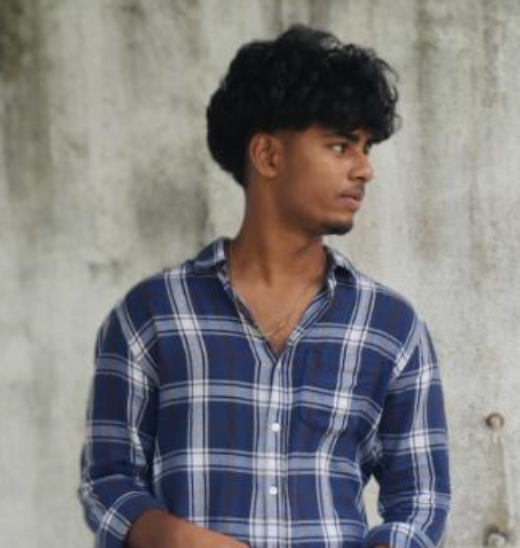
#> input picture new.png, 520 x 548 px
$ jupyter execute Untitled.ipynb   (older library calls are emulated)
#> lines starting #> are read from the running program, lines starting #| are printed output that depends on the picture; after the words box and inside, x2 and y2 are one past the last pixel; in counts of white or black regions, pixels touching at a corner belong together
# WORKSHOP 3
# CANNY EDGE-DETECTION
**Name:** GOKUL G   **Reg. No:** 212224040091  **slot** T1H15

[cell 1]
import cv2
import numpy as np
import matplotlib.pyplot as plt

[cell 2]
image = cv2.imread('new.png')
#> image is the input picture: shape (548, 520, 3); mean B, G, R 127.9, 127.6, 128.8

[cell 3]
gray_image = cv2.cvtColor(image, cv2.COLOR_BGR2GRAY)
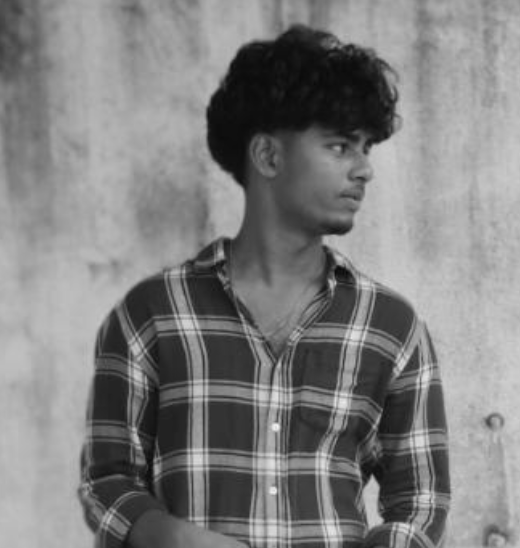
#> gray_image: shape (548, 520); min 8, max 244, mean 128

[cell 4]
sobelx  = cv2.Sobel(src = gray_image, ddepth = cv2.CV_64F, dx = 1, dy = 0, ksize = 3)
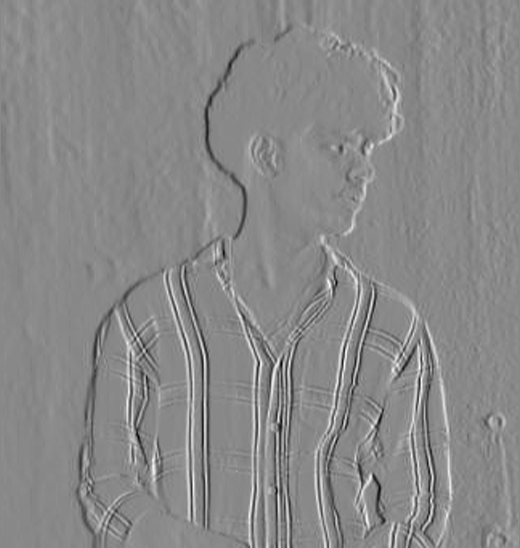
#> sobelx: shape (548, 520) float64; min -443, max 382, mean 0.5; drawn with min black and max white
sobely  = cv2.Sobel(src = gray_image, ddepth = cv2.CV_64F, dx = 0, dy = 1, ksize = 3)
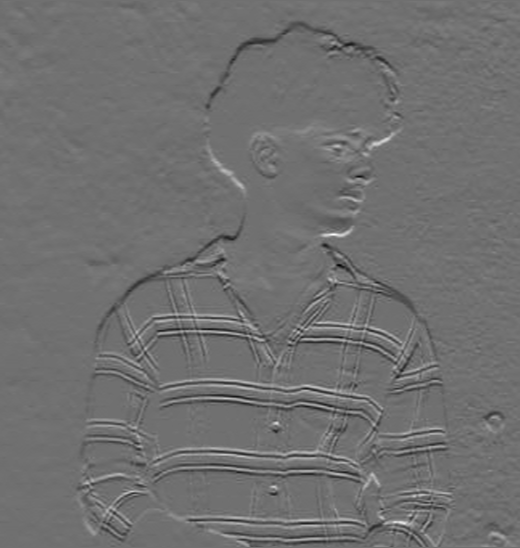
#> sobely: shape (548, 520) float64; min -376, max 476, mean -0.4; drawn with min black and max white

sobelx = cv2.Sobel(gray_image, cv2.CV_64F, 1, 0, ksize=3)  # Sobel X
sobely = cv2.Sobel(gray_image, cv2.CV_64F, 0, 1, ksize=3)  # Sobel Y
sobel_combined = cv2.magnitude(sobelx, sobely)
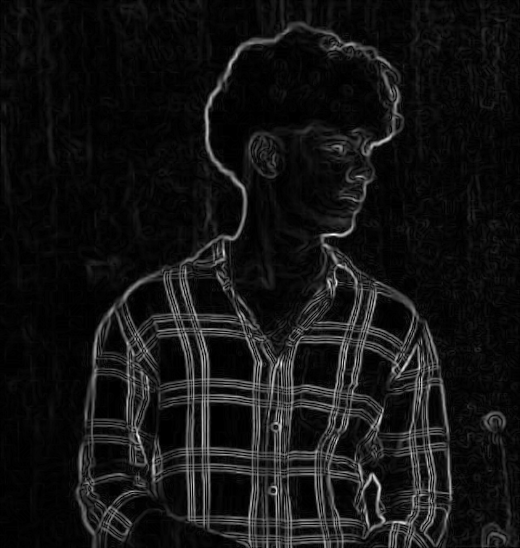
#> sobel_combined: shape (548, 520) float64; min 0, max 476.3, mean 37.9; drawn with min black and max white

[cell 5]
plt.figure(figsize = (12, 16))
plt.subplot(321); plt.axis('on'); plt.imshow(image[:,:,::-1]); plt.title('Original')
plt.subplot(322); plt.axis('on'); plt.imshow(gray_image, cmap='gray');plt.title('Grayscale')
plt.subplot(323); plt.axis('on'); plt.imshow(sobelx);plt.title('Sobel-X Edge Map')
plt.subplot(324); plt.axis('on'); plt.imshow(sobely);plt.title('Sobel-Y Edge Map');
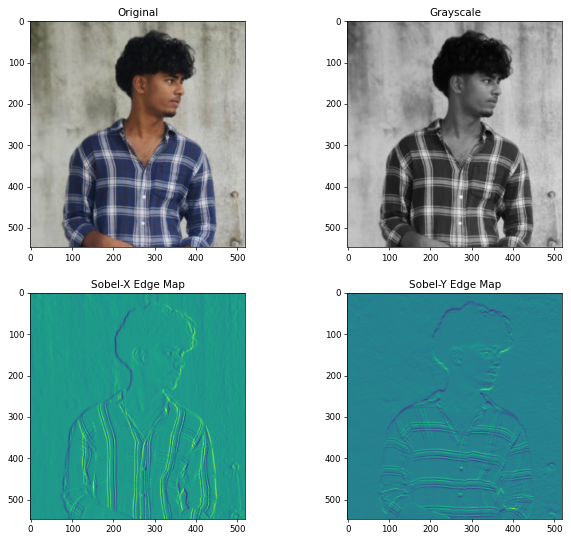
#> figure drawn by matplotlib, 4 panels

[cell 6]
plt.figure(figsize = (12, 16))
plt.axis('off'); plt.imshow(sobel_combined, cmap='gray' ); plt.title('sobel_combined ');

[cell 7]
gray_image = cv2.cvtColor(image, cv2.COLOR_BGR2GRAY)

[cell 8]
laplacian = cv2.Laplacian(gray_image, cv2.CV_64F)
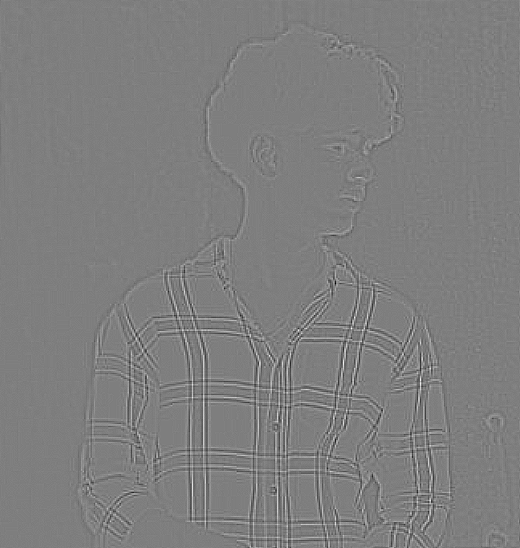
#> laplacian: shape (548, 520) float64; min -126, max 127, mean 0; drawn with min black and max white

[cell 9]
plt.figure(figsize = (12, 16))
plt.subplot(121); plt.axis('off'); plt.imshow(gray_image, cmap='gray'); plt.title('Inputimage (Gray Image)')
plt.subplot(122);plt.imshow(laplacian, cmap='gray');plt.axis('off'); plt.title('Output Image (laplacian)');

[cell 10]
import cv2
import matplotlib.pyplot as plt

img = cv2.imread('new.png')
img_gray = cv2.cvtColor(img, cv2.COLOR_BGR2GRAY)

low = 50
high = 150
edges = cv2.Canny(img_gray, low, high)
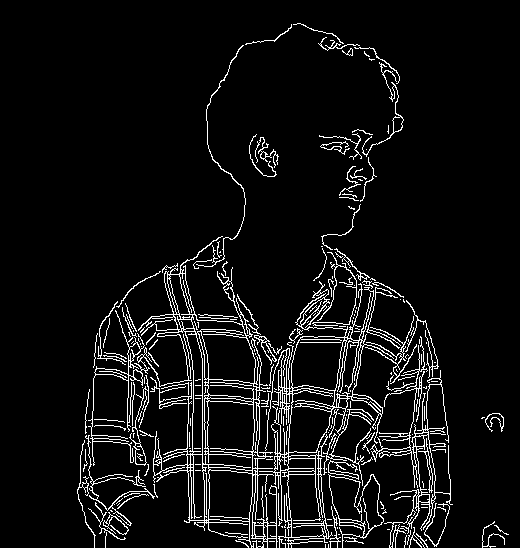
#> edges: shape (548, 520); 6.5% white in thin lines or dots, all inside (x1, y1, x2, y2) = (77, 23, 509, 548)

plt.subplot(221); plt.axis("off"); plt.imshow(img[:,:,::-1]); plt.title("Original")
plt.subplot(222); plt.axis("off"); plt.imshow(img_gray, cmap='gray'); plt.title("Grayscale")
plt.subplot(223); plt.axis("off"); plt.imshow(edges, cmap='gray'); plt.title("Edges")

plt.show()
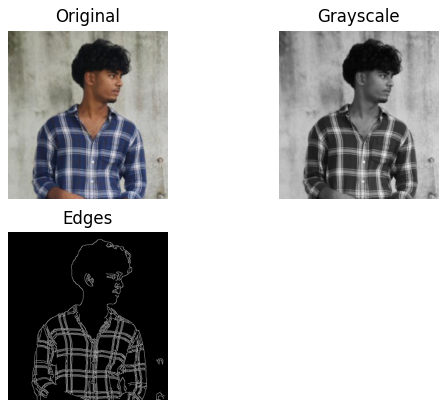
#> figure drawn by matplotlib, 3 panels
